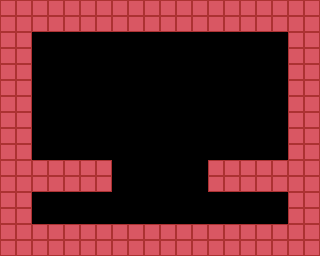

A 2D game scene composited from a Tiled map and its tileset images. What follows is a short description and the map's XML, with every tile layer's data as written:
An orthogonal 20x16 tile map with 16x16 px tiles, 1 tile layer (Tile Layer 1).

<map version="1.10" tiledversion="1.12.0" orientation="orthogonal" renderorder="right-down" width="20" height="16" tilewidth="16" tileheight="16" infinite="0" nextlayerid="4" nextobjectid="13">
 <tileset firstgid="1" source="placeholder.tsx" />
 <layer id="1" name="Tile Layer 1" width="20" height="16">
  <data encoding="csv">
3,3,3,3,3,3,3,3,3,3,3,3,3,3,3,3,3,3,3,3,
3,3,3,3,3,3,3,3,3,3,3,3,3,3,3,3,3,3,3,3,
3,3,0,0,0,0,0,0,0,0,0,0,0,0,0,0,0,0,3,3,
3,3,0,0,0,0,0,0,0,0,0,0,0,0,0,0,0,0,3,3,
3,3,0,0,0,0,0,0,0,0,0,0,0,0,0,0,0,0,3,3,
3,3,0,0,0,0,0,0,0,0,0,0,0,0,0,0,0,0,3,3,
3,3,0,0,0,0,0,0,0,0,0,0,0,0,0,0,0,0,3,3,
3,3,0,0,0,0,0,0,0,0,0,0,0,0,0,0,0,0,3,3,
3,3,0,0,0,0,0,0,0,0,0,0,0,0,0,0,0,0,3,3,
3,3,0,0,0,0,0,0,0,0,0,0,0,0,0,0,0,0,3,3,
3,3,3,3,3,3,3,0,0,0,0,0,0,3,3,3,3,3,3,3,
3,3,3,3,3,3,3,0,0,0,0,0,0,3,3,3,3,3,3,3,
3,3,0,0,0,0,0,0,0,0,0,0,0,0,0,0,0,0,3,3,
3,3,0,0,0,0,0,0,0,0,0,0,0,0,0,0,0,0,3,3,
3,3,3,3,3,3,3,3,3,3,3,3,3,3,3,3,3,3,3,3,
3,3,3,3,3,3,3,3,3,3,3,3,3,3,3,3,3,3,3,3
</data>
 </layer>
</map>
